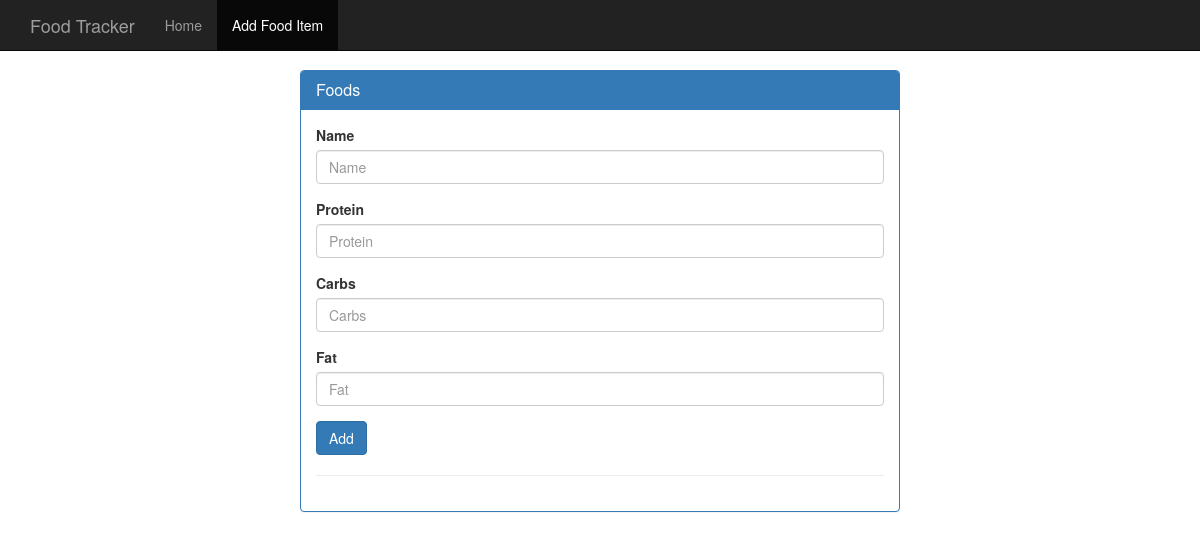
Page /add_food on the earlier database version.
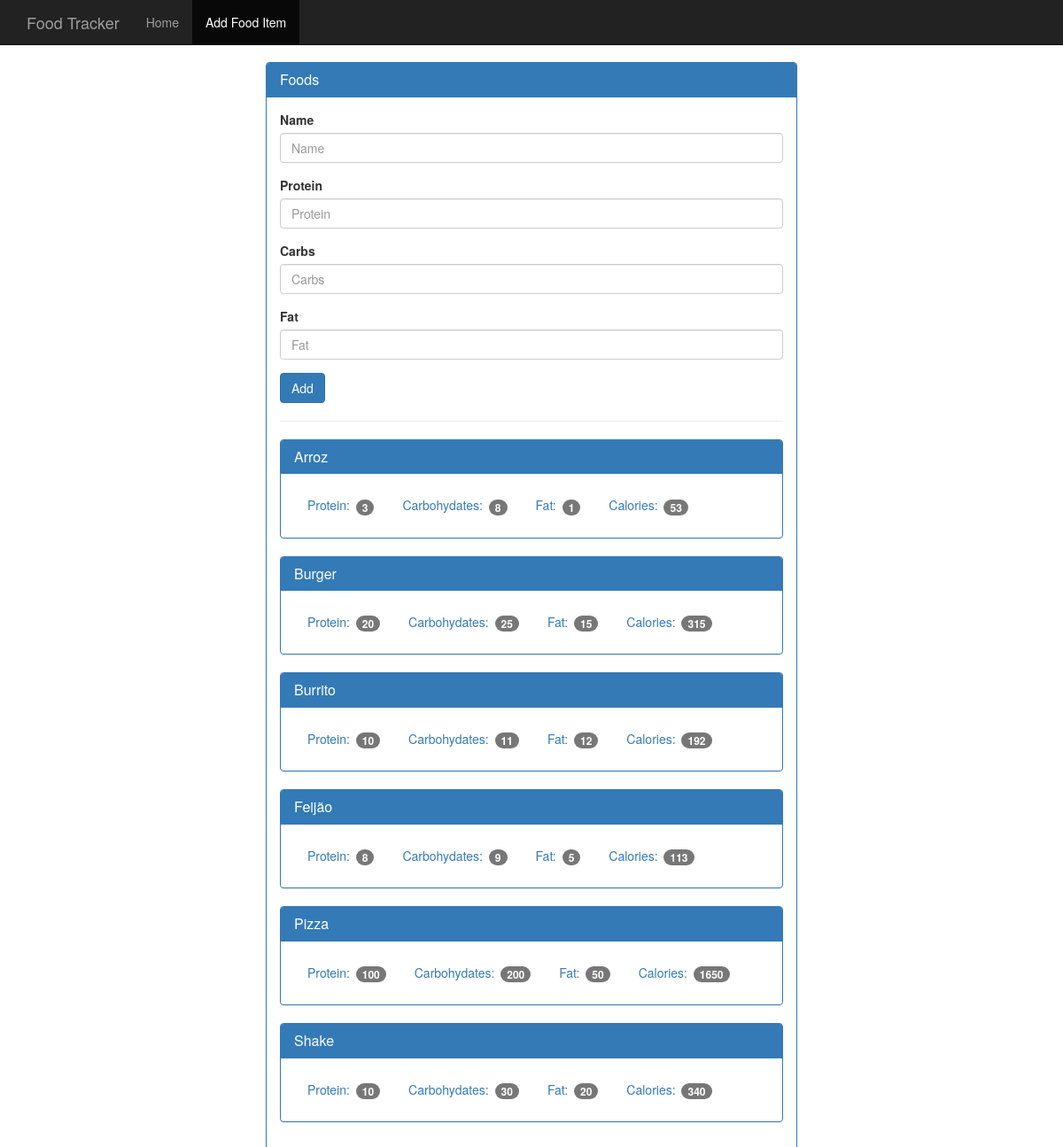
Same page on the later database version.
### tables this page shows
CREATE TABLE foods (
    id         integer primary key autoincrement,
    name       text    not null,
    protein    integer not null,
    carbs      integer not null,
    fat        integer not null,
    calories   integer not null
);

### app.py (the view)
@app.route('/add_food', methods=['GET'])
def get_add_food():
    db = open_db()
    cur = db.execute('''
        select f.id, f.name, f.protein, f.carbs, f.fat, f.calories
        from   foods f
        order  by f.name
        ''')
    foods = cur.fetchall()
    db.close()
    return render_template('add_food.html', foods=foods)

### database.py (called while the page is built)
def connect_db():
    sql = sqlite3.connect('/home/mmlcasag/python/food_tracker/database/food_tracker.db')
    sql.row_factory = sqlite3.Row
    return sql

def open_db():
    if not hasattr(g, 'sqlite3_db'):
        g.sqlite3_db = connect_db()
    return g.sqlite3_db

### templates/add_food.html
{% extends 'base.html' %}
{% block body %}
<nav class="navbar navbar-inverse navbar-fixed-top">
  <div class="container">
    <div class="navbar-header">
      <a class="navbar-brand" href="{{ url_for('get_home') }}">Food Tracker</a>
    </div>
    <div id="navbar" class="navbar-collapse collapse">
      <ul class="nav navbar-nav">
        <li><a href="{{ url_for('get_home') }}">Home</a></li>
        <li class="active"><a href="{{ url_for('get_add_food') }}">Add Food Item</a></li>
      </ul>
    </div>
  </div>
</nav>
<div class="container theme-showcase col-sm-6 col-sm-offset-3" role="main">
  <div class="row">
    <div>
      <div class="panel panel-primary">
        <div class="panel-heading">
          <h3 class="panel-title">Foods</h3>
        </div>
        <div class="panel-body">
          <form method="POST" action="{{ url_for('post_add_food') }}">
            <div class="form-group">
              <label for="name">Name</label>
              <input type="text" class="form-control" id="name" name="name" placeholder="Name">
            </div>
            <div class="form-group">
              <label for="protein">Protein</label>
              <input type="number" class="form-control" id="protein" name="protein" placeholder="Protein">
            </div>
            <div class="form-group">
              <label for="carbs">Carbs</label>
              <input type="number" class="form-control" id="carbs" name="carbs" placeholder="Carbs">
            </div>
            <div class="form-group">
              <label for="fat">Fat</label>
              <input type="number" class="form-control" id="fat" name="fat" placeholder="Fat">
            </div>
            <button type="submit" class="btn btn-primary">Add</button>
          </form>
          <hr />
          {% for food in foods %}
            <div class="panel panel-primary">
              <div class="panel-heading">
                <h3 class="panel-title">{{ food.name }}</h3>
              </div>
              <div class="panel-body">
                <ul class="nav nav-pills" role="tablist">
                  <li><a>Protein: <span class="badge">{{ food.protein }}</span></a></li>
                  <li><a>Carbohydates: <span class="badge">{{ food.carbs }}</span></a></li>
                  <li><a>Fat: <span class="badge">{{ food.fat }}</span></a></li>
                  <li><a>Calories: <span class="badge">{{ food.calories }}</span></a></li>
                </ul>
              </div>
            </div>
          {% endfor %}
        </div>
      </div>
    </div>
  </div>
</div>
{% endblock %}

Differences in the rows shown:
added foods: name "Arroz", protein "3", carbs "8", fat "1", calories "53"
added foods: name "Burger", protein "20", carbs "25", fat "15", calories "315"
added foods: name "Burrito", protein "10", carbs "11", fat "12", calories "192"
added foods: name "Feijão", protein "8", carbs "9", fat "5", calories "113"
added foods: name "Pizza", protein "100", carbs "200", fat "50", calories "1650"
added foods: name "Shake", protein "10", carbs "30", fat "20", calories "340"
